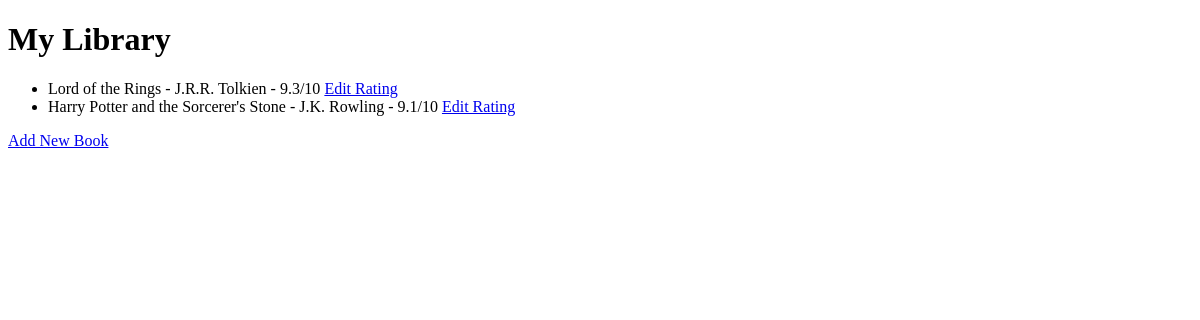
Before: / with the older database file.
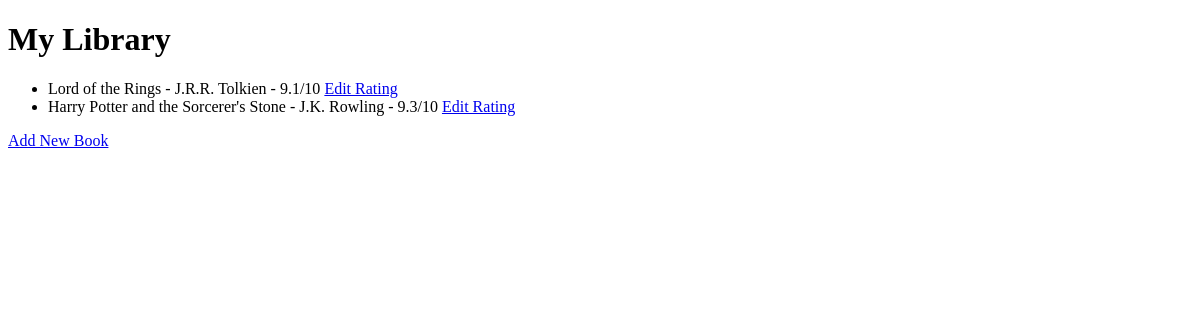
After: the same page with the newer database file.
### main.py (models this page shows)
class Book(db.Model):
    id = db.Column(db.Integer, primary_key=True)
    title = db.Column(db.String(250), unique=True, nullable=False)
    author = db.Column(db.String(250), nullable=False)
    rating = db.Column(db.Float, nullable=False)

### main.py (the view)
@app.route('/')
def home():
    all_books = db.session.query(Book).all()
    return render_template("index.html", books=all_books)

### templates/index.html (shortened to what this page needs)
<!DOCTYPE html>
<html lang="en">
<head>
</head>
    <body>
        <h1>My Library</h1>
        <ul>
            {% for book in books %}
            <li>
                {{book.title}} - {{book.author}} - {{book.rating}}/10
                <a href="{{ url_for('edit', id=book.id) }}">Edit Rating</a>
            </li>
            {% endfor %}
        </ul>
        <a href="{{ url_for('add') }}">Add New Book</a>
    </body>
</html>

Changed rows visible on the page:
changed Book "Lord of the Rings": rating "9.3" → "9.1"
changed Book "Harry Potter and the Sorcerer's Stone": rating "9.1" → "9.3"
